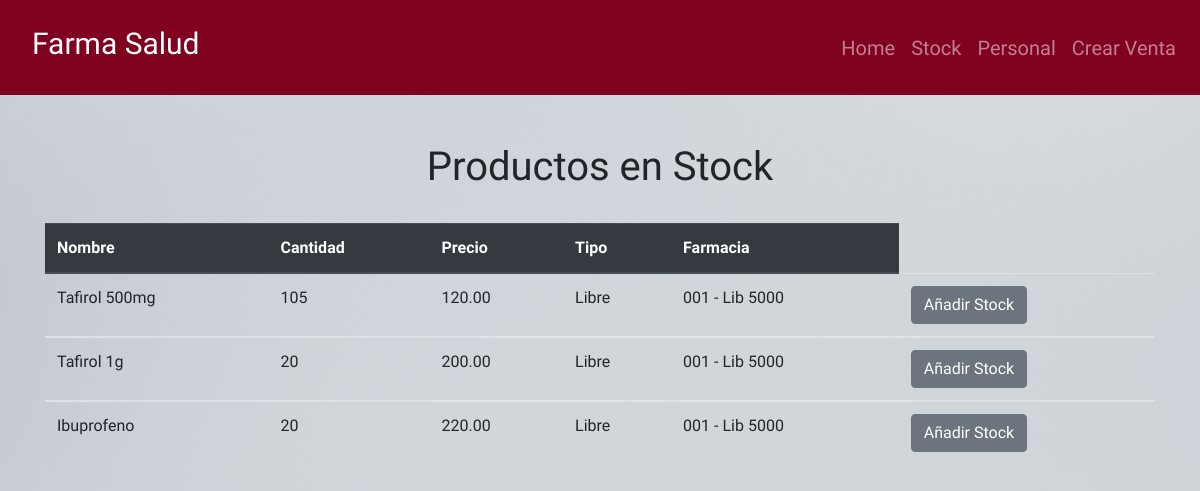
Page /stock/ on the earlier database version.
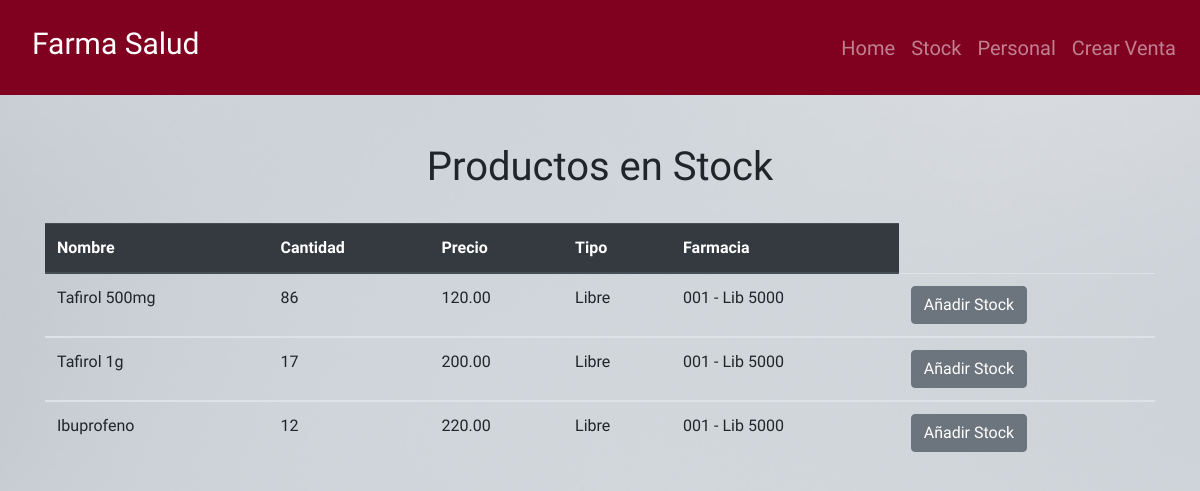
Same page on the later database version.
### app/models.py (models this page shows, shortened)
class Producto(models.Model):
    TIPO_REMEDIO = (('Libre', 'Venta Libre'), ('Receta', 'Venta con Receta'))
    nombre = models.CharField(max_length=50, blank=True, null=True)
    codigo_barras = models.IntegerField(blank=True, null=True)
    description = models.TextField(max_length=200, blank=True, null=True)
    precio = models.DecimalField(
        max_digits=10, decimal_places=2, null=True, blank=True)
    cantidad = models.IntegerField(blank=True, null=True, default=0)
    venta_Libre = models.CharField(
        max_length=20, choices=TIPO_REMEDIO, blank=True, null=True)
    farmacia = models.ForeignKey(
        Farmacia, on_delete=models.SET_NULL, blank=True, null=True)

class Farmacia(models.Model):
    num_suc = models.CharField(max_length=10, blank=True, null=True)
    nombre = models.CharField(max_length=20, blank=True, null=True)
    direccion = models.CharField(max_length=100, blank=True, null=True)
    telefono = models.CharField(max_length=10, blank=True, null=True)
    def __str__(self):
        return self.num_suc + ' - ' + self.direccion

### app/views.py (the view)
# urls.py: path('stock/', views.productos_stock, name='stock'),
def productos_stock(request):
    productos = Producto.objects.all()
    if request.method == 'POST':
        print(request.POST['id'])
        redirect('/stock/add/' + request.POST['id'])
    context = {
        'productos': productos,
    }
    return render(request, 'app/stock.html', context)

### templates/app/stock.html (shortened to what this page needs)
{% extends 'app/base.html'%} {% block content%}
<br></br>
<div class = "container">
  <h1 class= "text-center">Productos en Stock</h1>
  <br>
  <table class="table">
    <thead class="thead-dark">
      <tr>
        <th scope="col">Nombre</th>
        <th scope="col">Cantidad</th>
        <th scope="col">Precio</th>
        <th scope="col">Tipo</th>
        <th scope="col">Farmacia</th>
      </tr>
    </thead>
    {% for producto in productos%}
    <tbody>
      <tr>
        <td>{{producto.nombre}}</td>
        <td>{{producto.cantidad}}</td>
        <td>{{producto.precio}}</td>
        <td>{{producto.venta_Libre}}</td>
        <td>{{producto.farmacia}}</td>
        <td><a href="{% url 'add-stock' producto.id %}"
              ><input
                type="button"
                value="Añadir Stock"
                class="btn btn-secondary btn"
            /></a></td>
      </tr>
    </tbody>
    {% endfor %}
  </table>
</div>
{% endblock%}

Differences in the rows shown:
changed Producto "Tafirol 500mg": cantidad "105" → "86"
changed Producto "Tafirol 1g": cantidad "20" → "17"
changed Producto "Ibuprofeno": cantidad "20" → "12"
